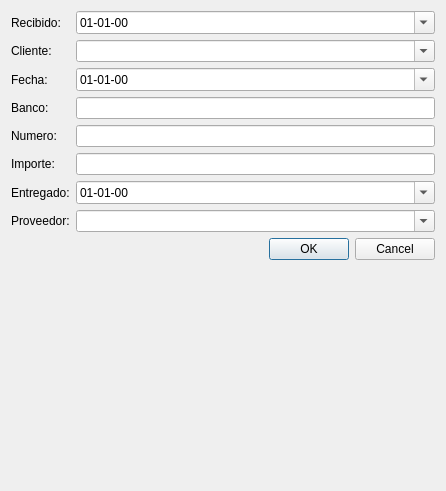
<?xml version="1.0" encoding="UTF-8"?>
<ui version="4.0">
 <class>Dialog</class>
 <widget class="QDialog" name="Dialog">
  <property name="geometry">
   <rect>
    <x>0</x>
    <y>0</y>
    <width>446</width>
    <height>491</height>
   </rect>
  </property>
  <property name="windowTitle">
   <string>Cheque</string>
  </property>
  <layout class="QFormLayout" name="formLayout">
   <item row="0" column="0">
    <widget class="QLabel" name="label">
     <property name="text">
      <string>Recibido:</string>
     </property>
    </widget>
   </item>
   <item row="0" column="1">
    <widget class="QDateEdit" name="recibidoDateEdit">
     <property name="displayFormat">
      <string>dd-MM-yy</string>
     </property>
     <property name="calendarPopup">
      <bool>true</bool>
     </property>
    </widget>
   </item>
   <item row="6" column="1">
    <widget class="QDateEdit" name="fechaChequeDateEdit">
     <property name="displayFormat">
      <string>dd-MM-yy</string>
     </property>
     <property name="calendarPopup">
      <bool>true</bool>
     </property>
    </widget>
   </item>
   <item row="8" column="0">
    <widget class="QLabel" name="label_4">
     <property name="text">
      <string>Banco:</string>
     </property>
    </widget>
   </item>
   <item row="8" column="1">
    <widget class="QLineEdit" name="bancoLineEdit"/>
   </item>
   <item row="9" column="0">
    <widget class="QLabel" name="label_5">
     <property name="text">
      <string>Numero:</string>
     </property>
    </widget>
   </item>
   <item row="9" column="1">
    <widget class="QLineEdit" name="numeroLineEdit">
     <property name="text">
      <string/>
     </property>
    </widget>
   </item>
   <item row="10" column="0">
    <widget class="QLabel" name="label_6">
     <property name="text">
      <string>Importe:</string>
     </property>
    </widget>
   </item>
   <item row="10" column="1">
    <widget class="QLineEdit" name="importeLineEdit">
     <property name="text">
      <string/>
     </property>
    </widget>
   </item>
   <item row="16" column="1">
    <widget class="QDialogButtonBox" name="dialogButtonBox">
     <property name="orientation">
      <enum>Qt::Horizontal</enum>
     </property>
     <property name="standardButtons">
      <set>QDialogButtonBox::Cancel|QDialogButtonBox::Ok</set>
     </property>
    </widget>
   </item>
   <item row="13" column="0">
    <widget class="QLabel" name="label_8">
     <property name="text">
      <string>Entregado:</string>
     </property>
    </widget>
   </item>
   <item row="13" column="1">
    <widget class="QDateEdit" name="fechaEntregadoDateEdit">
     <property name="displayFormat">
      <string>dd-MM-yy</string>
     </property>
     <property name="calendarPopup">
      <bool>true</bool>
     </property>
    </widget>
   </item>
   <item row="15" column="1">
    <widget class="QComboBox" name="proveedorComboBox">
     <property name="editable">
      <bool>true</bool>
     </property>
    </widget>
   </item>
   <item row="15" column="0">
    <widget class="QLabel" name="label_7">
     <property name="text">
      <string>Proveedor:</string>
     </property>
    </widget>
   </item>
   <item row="2" column="1">
    <widget class="QComboBox" name="clienteComboBox">
     <property name="editable">
      <bool>true</bool>
     </property>
    </widget>
   </item>
   <item row="2" column="0">
    <widget class="QLabel" name="label_2">
     <property name="text">
      <string>Cliente:</string>
     </property>
    </widget>
   </item>
   <item row="6" column="0">
    <widget class="QLabel" name="label_3">
     <property name="text">
      <string>Fecha:</string>
     </property>
    </widget>
   </item>
  </layout>
 </widget>
 <resources/>
 <connections>
  <connection>
   <sender>dialogButtonBox</sender>
   <signal>accepted()</signal>
   <receiver>Dialog</receiver>
   <slot>accept()</slot>
   <hints>
    <hint type="sourcelabel">
     <x>248</x>
     <y>254</y>
    </hint>
    <hint type="destinationlabel">
     <x>157</x>
     <y>274</y>
    </hint>
   </hints>
  </connection>
  <connection>
   <sender>dialogButtonBox</sender>
   <signal>rejected()</signal>
   <receiver>Dialog</receiver>
   <slot>reject()</slot>
   <hints>
    <hint type="sourcelabel">
     <x>316</x>
     <y>260</y>
    </hint>
    <hint type="destinationlabel">
     <x>286</x>
     <y>274</y>
    </hint>
   </hints>
  </connection>
 </connections>
</ui>
